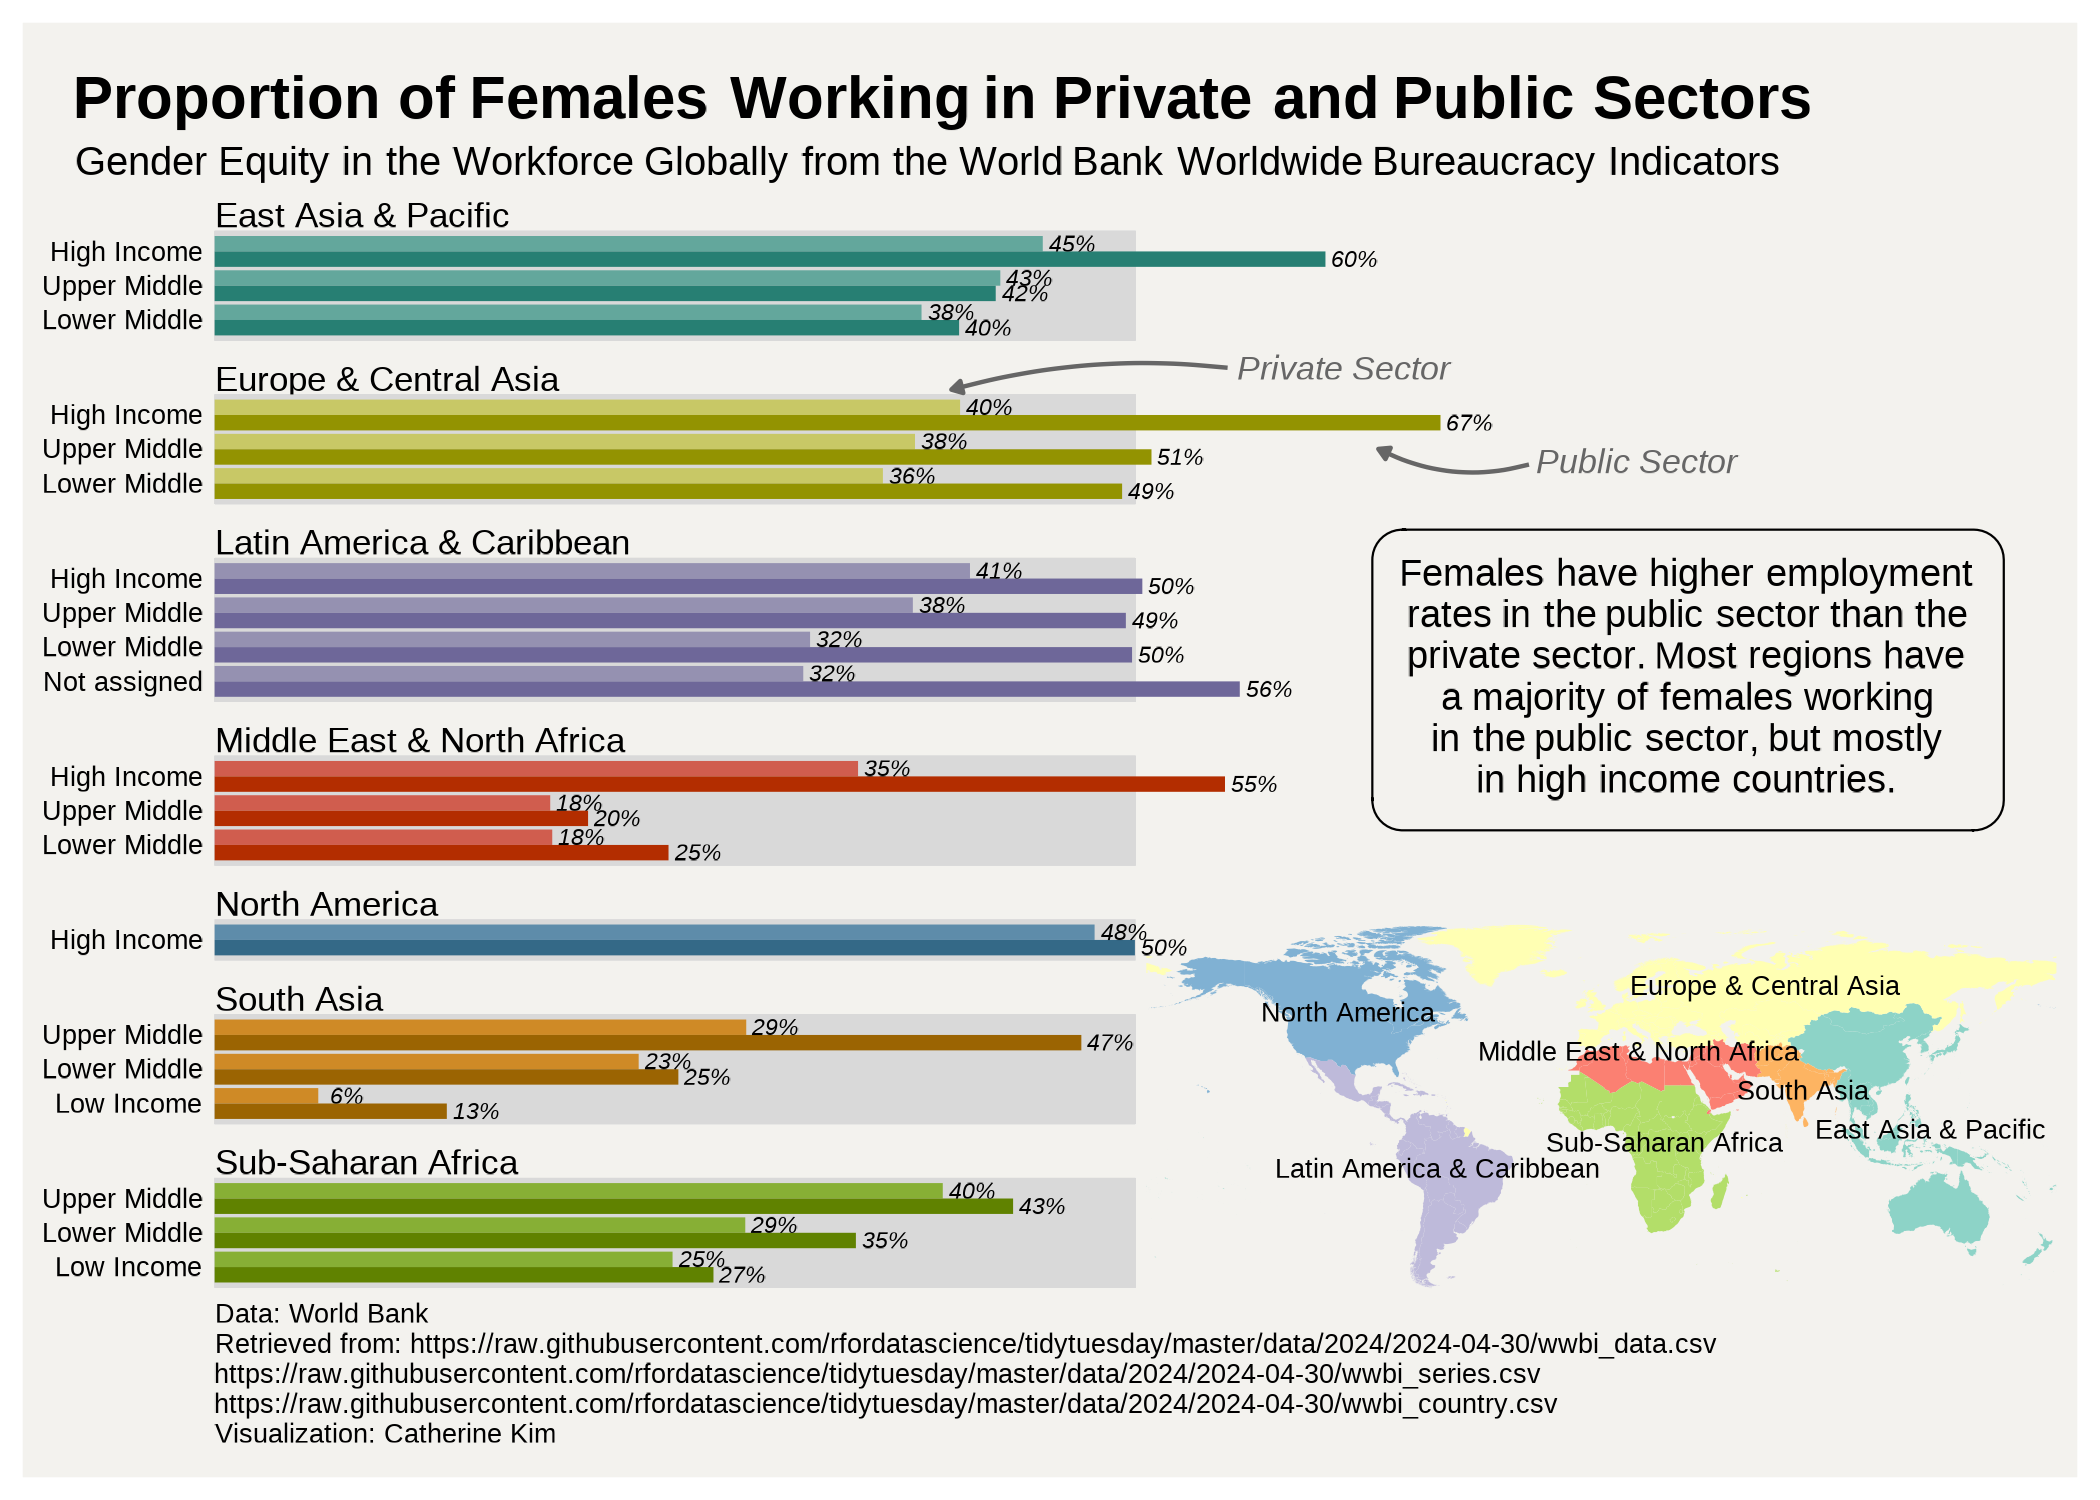

Here is the R script that generated this plot:

# Load packages -----------------------------------------------------------

library(tidyverse)
library(patchwork)
library(camcorder)
library(ggtext)
library(ggforce)
library(forcats)
library(sf)
library(colorspace)

# Load data ---------------------------------------------------------------

tuesdata <- tidytuesdayR::tt_load("2024-04-30")

# Worldwide Bureaucracy Indicators
wwbi_data <- tuesdata$wwbi_data
wwbi_series <- tuesdata$wwbi_series
wwbi_country <- tuesdata$wwbi_country

# Load fonts --------------------------------------------------------------

font_add_google("Roboto", "roboto")
showtext_auto()


# Define colours ----------------------------------------------------------

bg_col <- "#F3F2EE"
text_col <- ""
highlight_col <- ""


# Data wrangling ----------------------------------------------------------

# BI.PWK.PUBS.FE.ZS: Females, as a share of public paid employees
# BI.PWK.PRVS.FE.ZS: Females, as a share of private paid employees

wwbi_sum <- wwbi_data |> 
  filter(indicator_code == "BI.PWK.PUBS.FE.ZS" | 
           indicator_code == "BI.PWK.PRVS.FE.ZS") |> 
  left_join(y = wwbi_country |> select(country_code, short_name, region, income_group)) |> 
  # assign missing regions
  mutate(region = case_when(country_code == "AIA" | 
                              country_code == "MSR" ~ "Latin America & CAribbean",
                            .default = as.character(region)))|> 
  group_by(country_code, indicator_code, region, short_name, income_group) |>
  summarize(ave = mean(value), SE = sd(value)/sqrt(n())) |> 
  ungroup() |> 
  mutate(income_group = factor(income_group,
                               exclude = NULL,
                               levels = c("High income", "Upper middle income", "Lower middle income", "Low income", NA),
                               labels = c("High Income", "Upper Middle", "Lower Middle", "Low Income", "Not assigned")),
         income_group = fct_inorder(income_group),
         income_group = fct_relevel(income_group, "Not assigned", after = 0)) |> 
  group_by(region, indicator_code, income_group) |> 
  summarize(
    # average countries per region
    reg_ave = mean(ave), n = n(), SE = sd(ave)/sqrt(n()),
    perc = paste0(" ", sprintf("%2.0f", reg_ave * 100), "%", " ")
    ) |> 
  ungroup() |> 
  mutate(
    # create labels on the bars
    perc = if_else(row_number() == 3, paste(perc, "Private Sector"), perc),
    perc = if_else(row_number() == 6, paste(perc, "Public Sector"), perc)
    )

# make a palette to color each facet 
my_cols <- RColorBrewer::brewer.pal(length(unique(wwbi_sum$region)), "Set3")
# for easier assignment, name the colors
names(my_cols) <- unique(wwbi_sum$region)

wwbi_sum <- wwbi_sum |> 
  mutate(
    # add col to make each facet by region a different color
    code_ind = as.integer(ordered(indicator_code)),
    new_cols = my_cols[region],
    # now darken or lighten according to the rank
    code_dark = darken(new_cols, amount = code_ind / 5)
  )

# Start recording ---------------------------------------------------------

gg_record(
  dir = file.path("2024", "2024-04-30", "recording"),
  device = "png",
  width = 7,
  height = 5,
  units = "in",
  dpi = 300
)

# Plot --------------------------------------------------------------------

mywidth = .9

plot <- ggplot(wwbi_sum, aes(x = reg_ave, y = income_group, fill = code_dark)) +
  scale_fill_identity() +
  # background 50% gray
  geom_rect(data=NULL,aes(xmin=0,xmax=.5,ymin=-Inf,ymax=Inf),
            fill="gray85")+
 # geom_vline(xintercept = .5, lty = 2, alpha = 0.8, color = "red3") +
  geom_bar(stat = "identity", position = position_dodge(width = mywidth)) +
  facet_col(facets = vars(region),
            scales = "free_y",
            space = "free") +

  # add percent labels
  geom_text(aes(label = perc),  hjust = 0, 
            position = position_dodge(width = mywidth),
            size = 6, fontface = "italic", family = "sans") +
  theme_void() +
  theme(
    plot.margin = margin(5, 5, 5, 5),
    strip.text = element_text(size = 26, hjust = 0),
    axis.text.y = element_text(size = 20, 
                               hjust = 0.9, 
                               # padding on right of strip label
                               margin = margin(0, 3, 0, 0)),
    title = element_text(size = 30),
    plot.title = element_textbox_simple(
    margin = margin(b = 4, t = 8, l = 8),
    lineheight = 0.9,
    size = rel(1.5),
    face = "bold",
    halign = 0
    ),
    plot.subtitle = element_textbox_simple( margin = margin(b = 4, t = 0, l = 8)),
    plot.caption = element_text(hjust = 0, 
                                lineheight = 0.3, 
                                size = 20,
                                margin = margin(b = 2, t = 4, l = -6)), 
    plot.title.position = "plot",
    plot.background = element_rect(fill = bg_col, colour = bg_col),
    panel.background = element_rect(fill = bg_col, colour = bg_col)
  ) +
  scale_x_continuous(limits = c(0,1),
                    breaks = seq(0, 0.7, by = .2), expand = c(0,0)) +
  guides(fill = "none") +
  labs(x = "Percentage of Females in the Workforce",
       y = "Country Income Level",
       title = "Proportion of Females Working in Private and Public Sectors",
       subtitle = "Gender Equity in the Workforce Globally from the WorldWide Bureaucracy Indicators",
       caption = "Data: World Bank
Retrieved from: https://raw.githubusercontent.com/rfordatascience/tidytuesday/master/data/2024/2024-04-30/wwbi_data.csv
https://raw.githubusercontent.com/rfordatascience/tidytuesday/master/data/2024/2024-04-30/wwbi_series.csv
https://raw.githubusercontent.com/rfordatascience/tidytuesday/master/data/2024/2024-04-30/wwbi_country.csv
Visualization: Catherine Kim")
 # annotate(
    # geom = "text",
    # x = .6,
    # y = .75,
    # label = c("", "", "", "Show some text", "", "", "")


# World map ---------------------------------------------------------------
world <- st_read("2024/2024-04-30/shapefile/WB_countries_Admin0_10m.shp") |> 
  select(FORMAL_EN, REGION_WB, NAME_EN, WB_REGION, geometry) |> 
  filter(REGION_WB != "Antarctica")

st_crs(world)

map <- ggplot(world) +
  geom_sf(aes(fill = REGION_WB), color = NA) +
  # prevent ggplot from expanding beyond map limits
  coord_sf(expand = FALSE) +
  theme_bw() +
  theme(panel.grid = element_blank(),
      #  panel.background = 
        axis.text = element_blank(),
        axis.ticks = element_blank(),
      plot.background = element_blank(),
      panel.background = element_blank(),
      panel.border = element_blank(),
      plot.margin = margin(0,0,0,0)) +
  scale_fill_brewer(type = "qual", palette = "Set3")+
  guides(fill = "none") +
  annotate(geom = "text", x = 130, y = 5, label = "East Asia & Pacific", size = 7) +
  annotate(geom = "text", x = 80, y = 20, label = "South Asia", size = 7) +
  annotate(geom = "text", x = 65, y = 60, label = "Europe & Central Asia", size = 7) +
  annotate(geom = "text", x = 15, y = 35, label = "Middle East & North Africa", size = 7) +
  annotate(geom = "text", x = 25, y = 0, label = "Sub-Saharan Africa", size = 7) +
  annotate(geom = "text", x = -65, y = -10, label = "Latin America & Caribbean", size = 7) +
  annotate(geom = "text", x = -100, y = 50, label = "North America", size = 7) +
  labs(x = "", y = "")
#ggsave("plots/WB_region_map.png")

# Text box annotation --------------------------------------------------------
text <- tibble(
  label = "Females have higher employment<br>
rates in the public sector than the<br>
private sector. Few regions have<br>
a majority of women working<br>
in the public sector which is more<br>
likely in higher income countries.",
  x = 0,
  y = 0,
  hjust = .5,
  vjust = 0.5,
  orientation = "upright"
)

test_text <- ggplot() + 
  geom_richtext(data = text, aes(x,y, label = label, 
                                 hjust = hjust, vjust = vjust), 
           # width = unit(.7, "npc"),
              fill = bg_col, 
            size = 10,
            lineheight = .35,
           label.r = unit(0.5, "lines"),
           label.padding = unit(0.5, "lines")) +
  theme_void()

# Build plot with patchwork --------------------------------------------------
plot + 
  # put map as inset on plot
  inset_element(map, left = .53, bottom = -.05, right = 1, top = 0.35, align_to = "plot") + 
  # add text box
  inset_element(test_text, left = .3, bottom = .9, right = 1.3, top = .25, align_to = "panel")


# Save gif ----------------------------------------------------------------

gg_playback(
  name = file.path("2024", "2024-04-30", paste0("20240430", ".gif")),
  first_image_duration = 4,
  last_image_duration = 20,
  frame_duration = .25,
  background = bg_col
)
